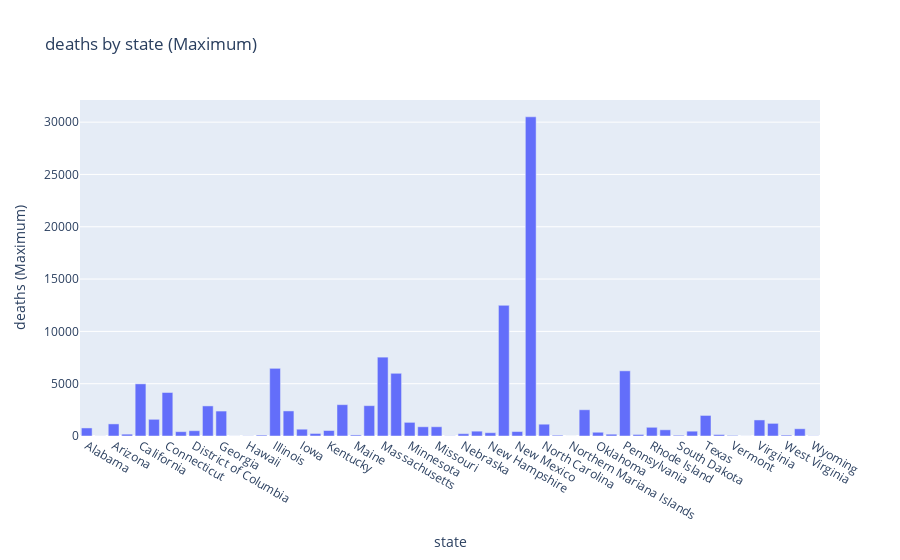

Source (notebook cell):
### Code cell
import dtale
from dtale.cli.loaders.csv_loader import loader_func as load_csv
from dtale.dash_application.charts import export_chart

def _testdata_loader():
    import pandas as pd
    
    data = load_csv(
        path='https://raw.githubusercontent.com/nytimes/covid-19-data/master/us-states.csv',
        parse_dates=['date']
    )
    codes = load_csv(
        path='https://raw.githubusercontent.com/jasonong/List-of-US-States/master/states.csv',
    )
    codes = codes.set_index('State').to_dict()['Abbreviation']
    data['state_code'] = data['state'].map(codes)
    return data

df = _testdata_loader()
d = dtale.show(df)
d.offline_chart(chart_type='bar', x='state', y='deaths', agg='max')

### Figure 1 — Plotly figure (JSON) as saved in the notebook; plotly's stock layout.template omitted (floating-point values rounded to 4 significant figures)
{"data": [{"type": "bar", "x": ["Alabama", "Alaska", "Arizona", "Arkansas", "California", "Colorado", "Connecticut", "Delaware", "District of Columbia", "Florida", "Georgia", "Guam", "Hawaii", "Idaho", "Illinois", "Indiana", "Iowa", "Kansas", "Kentucky", "Louisiana", "Maine", "Maryland", "Massachusetts", "Michigan", "Minnesota", "Mississippi", "Missouri", "Montana", "Nebraska", "Nevada", "New Hampshire", "New Jersey", "New Mexico", "New York", "North Carolina", "North Dakota", "Northern Mariana Islands", "Ohio", "Oklahoma", "Oregon", "Pennsylvania", "Puerto Rico", "Rhode Island", "South Carolina", "South Dakota", "Tennessee", "Texas", "Utah", "Vermont", "Virgin Islands", "Virginia", "Washington", "West Virginia", "Wisconsin", "Wyoming"], "y": [769, 10, 1157, 176, 4986, 1595, 4159, 414, 506, 2876, 2384, 6, 17, 87, 6469, 2396, 650, 243, 525, 2996, 100, 2900, 7538, 5994, 1305, 881, 884, 18, 221, 462, 315, 12489, 426, 30511, 1128, 77, 2, 2508, 359, 173, 6229, 146, 833, 593, 74, 461, 1965, 139, 55, 6, 1534, 1207, 88, 692, 18]}], "layout": {"barmode": "group", "legend": {"orientation": "h"}, "title": {"text": "deaths by state (Maximum)"}, "xaxis": {"title": {"text": "state"}}, "yaxis": {"tickformat": ".0f", "title": {"text": "deaths (Maximum)"}}}}
